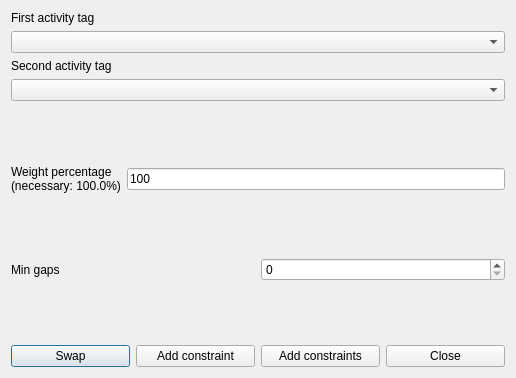
<?xml version="1.0" encoding="UTF-8"?>
<ui version="4.0">
 <class>AddConstraintTeachersMinGapsBetweenOrderedPairOfActivityTagsPerRealDayForm_template</class>
 <widget class="QDialog" name="AddConstraintTeachersMinGapsBetweenOrderedPairOfActivityTagsPerRealDayForm_template">
  <property name="geometry">
   <rect>
    <x>0</x>
    <y>0</y>
    <width>516</width>
    <height>378</height>
   </rect>
  </property>
  <property name="windowTitle">
   <string extracomment="This is the title of the dialog to add a new constraint of this type">Add teachers min gaps between ordered pair of activity tags per real day</string>
  </property>
  <layout class="QVBoxLayout" name="verticalLayout_2">
   <item>
    <layout class="QVBoxLayout" name="verticalLayout">
     <item>
      <widget class="QLabel" name="firstActivityTagTextLabel">
       <property name="frameShape">
        <enum>QFrame::NoFrame</enum>
       </property>
       <property name="frameShadow">
        <enum>QFrame::Plain</enum>
       </property>
       <property name="text">
        <string>First activity tag</string>
       </property>
       <property name="wordWrap">
        <bool>false</bool>
       </property>
      </widget>
     </item>
     <item>
      <widget class="QComboBox" name="firstActivityTagComboBox">
       <property name="editable">
        <bool>false</bool>
       </property>
       <property name="insertPolicy">
        <enum>QComboBox::NoInsert</enum>
       </property>
       <property name="duplicatesEnabled">
        <bool>false</bool>
       </property>
      </widget>
     </item>
     <item>
      <widget class="QLabel" name="secondActivityTagTextLabel">
       <property name="frameShape">
        <enum>QFrame::NoFrame</enum>
       </property>
       <property name="frameShadow">
        <enum>QFrame::Plain</enum>
       </property>
       <property name="text">
        <string>Second activity tag</string>
       </property>
       <property name="wordWrap">
        <bool>false</bool>
       </property>
      </widget>
     </item>
     <item>
      <widget class="QComboBox" name="secondActivityTagComboBox">
       <property name="editable">
        <bool>false</bool>
       </property>
       <property name="insertPolicy">
        <enum>QComboBox::NoInsert</enum>
       </property>
       <property name="duplicatesEnabled">
        <bool>false</bool>
       </property>
      </widget>
     </item>
    </layout>
   </item>
   <item>
    <spacer name="spacer1">
     <property name="orientation">
      <enum>Qt::Vertical</enum>
     </property>
     <property name="sizeType">
      <enum>QSizePolicy::Expanding</enum>
     </property>
     <property name="sizeHint" stdset="0">
      <size>
       <width>20</width>
       <height>31</height>
      </size>
     </property>
    </spacer>
   </item>
   <item>
    <layout class="QHBoxLayout" name="horizontalLayout">
     <item>
      <widget class="QLabel" name="weightTextLabel">
       <property name="frameShape">
        <enum>QFrame::NoFrame</enum>
       </property>
       <property name="frameShadow">
        <enum>QFrame::Plain</enum>
       </property>
       <property name="text">
        <string>Weight percentage
(necessary: 100.0%)</string>
       </property>
       <property name="wordWrap">
        <bool>false</bool>
       </property>
      </widget>
     </item>
     <item>
      <widget class="QLineEdit" name="weightLineEdit">
       <property name="text">
        <string notr="true">100</string>
       </property>
      </widget>
     </item>
    </layout>
   </item>
   <item>
    <spacer name="spacer1_2">
     <property name="orientation">
      <enum>Qt::Vertical</enum>
     </property>
     <property name="sizeType">
      <enum>QSizePolicy::Expanding</enum>
     </property>
     <property name="sizeHint" stdset="0">
      <size>
       <width>20</width>
       <height>18</height>
      </size>
     </property>
    </spacer>
   </item>
   <item>
    <layout class="QHBoxLayout" name="horizontalLayout_2">
     <item>
      <widget class="QLabel" name="minGapsTextLabel">
       <property name="frameShape">
        <enum>QFrame::NoFrame</enum>
       </property>
       <property name="frameShadow">
        <enum>QFrame::Plain</enum>
       </property>
       <property name="text">
        <string>Min gaps</string>
       </property>
       <property name="wordWrap">
        <bool>false</bool>
       </property>
      </widget>
     </item>
     <item>
      <widget class="QSpinBox" name="minGapsSpinBox"/>
     </item>
    </layout>
   </item>
   <item>
    <spacer name="spacer1_3">
     <property name="orientation">
      <enum>Qt::Vertical</enum>
     </property>
     <property name="sizeType">
      <enum>QSizePolicy::Expanding</enum>
     </property>
     <property name="sizeHint" stdset="0">
      <size>
       <width>20</width>
       <height>16</height>
      </size>
     </property>
    </spacer>
   </item>
   <item>
    <layout class="QHBoxLayout">
     <item>
      <widget class="QPushButton" name="swapPushButton">
       <property name="text">
        <string comment="Interchange (swap) the two selected activity tags in the dialog">Swap</string>
       </property>
      </widget>
     </item>
     <item>
      <widget class="QPushButton" name="addConstraintPushButton">
       <property name="text">
        <string>Add constraint</string>
       </property>
      </widget>
     </item>
     <item>
      <widget class="QPushButton" name="addConstraintsPushButton">
       <property name="text">
        <string>Add constraints</string>
       </property>
      </widget>
     </item>
     <item>
      <widget class="QPushButton" name="closePushButton">
       <property name="text">
        <string>Close</string>
       </property>
      </widget>
     </item>
    </layout>
   </item>
  </layout>
 </widget>
 <layoutdefault spacing="6" margin="11"/>
 <resources/>
 <connections/>
</ui>
